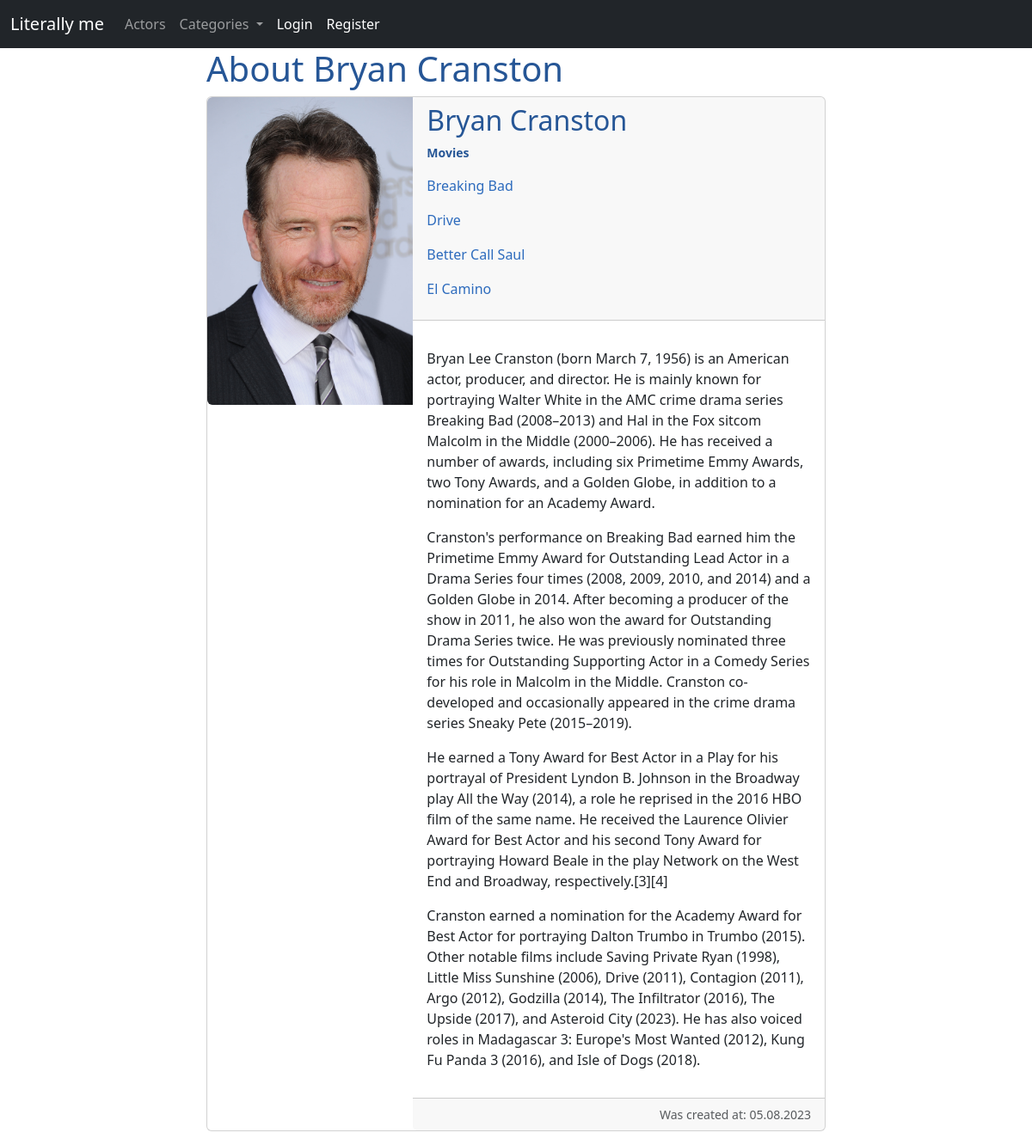
Page /actor/bryan-cranston/ on the committed database.
### mainapp/models.py (models this page shows, shortened)
class Actor(models.Model):
    name = models.CharField(max_length=100)
    bio = models.TextField(blank=True)
    photo = models.ImageField(upload_to='actor_photos')
    create_time = models.DateTimeField(auto_now_add=True)
    slug = models.SlugField(max_length=255, unique=True, db_index=True)
    class Meta:
        verbose_name = 'Actors (they are literally me)'
        verbose_name_plural = 'Actors (they are literally me)'

class Movie(models.Model):
    title = models.CharField(max_length=100)
    plot = models.TextField(blank=True)
    release_date = models.DateField(default=datetime.date.today, null=True)
    poster = models.ImageField(upload_to='movie_posters')
    trailer = models.FileField(upload_to='movie_trailers', blank=True)
    create_time = models.DateTimeField(auto_now_add=True)
    actors = models.ManyToManyField(Actor, related_name='movies') # related_name is for finding each actors movies (actor.movies)
    category = models.ForeignKey(Category, on_delete=models.PROTECT, related_name='movies')
    rating = models.IntegerField(default=1, blank=True)
    slug = models.SlugField(max_length=255, unique=True, db_index=True)
    def get_absolute_url(self):
        return reverse('about_movie', kwargs={'movie_slug': self.slug})
    class Meta:
        verbose_name = 'Movies (literally me)'
        verbose_name_plural = 'Movies (literally me)'

### mainapp/views.py (the view)
# urls.py: path('actor/<slug:actor_slug>/', AboutActorView.as_view(), name='about_actor'),
class AboutActorView(DataMixin, DetailView):
    model = Actor
    template_name = 'mainapp/actor/about_actor.html'
    context_object_name = 'actor'
    slug_url_kwarg = 'actor_slug'  # changing default slug name to what we need
    def get_context_data(self, **kwargs):
        context = super().get_context_data(**kwargs)
        mixin_context = self.get_user_context(title='About ' + str(context['actor'].name))
        return dict(list(context.items()) + list(mixin_context.items()))

### mainapp/models.py (called while the page is built)
    def get_absolute_url(self):
        return reverse('category', kwargs={'category_slug': self.slug})

### mainapp/utils.py (called while the page is built)
    @classmethod
    def get_categories(cls):
        return Category.objects.annotate(movies_count=Count('movies'))  # creating new column called movies_count

    def get_user_context(self, **kwargs):
        categories = self.get_categories()
        user_menu = menu.copy()
        if not self.request.user.is_authenticated or not self.request.user.is_superuser:
            user_menu = [user_menu[0]]
        context = kwargs
        context['menu'] = user_menu
        context['categories'] = categories
        return context

### mainapp/templates/mainapp/actor/about_actor.html (shortened to what this page needs)
{% extends 'mainapp/base.html' %}
{% block content %}
    <h1 class="actor-bold">{{ title }}</h1>
    <div class="card mb-3">
        <div class="row g-0">
            <div class="col-md-4">
                {% if actor.photo %}
                    <img class="img-fluid rounded-start" src="{{ actor.photo.url }}">
                {% endif %}
            </div>
            <div class="col-md-8">
                <div class="card-header">
                    <h2 class="card-title actor-bold">{{ actor.name }}</h2>
                    <p class="card-text"><small class="text-body-secondary"><b class="actor-movies actor-bold">Movies</b></small></p>
                    {% for movie in actor.movies.all %}
                        <p><a class="actor-link" href="{{ movie.get_absolute_url }}">{{ movie.title }}</a></p>
                    {% endfor %}
                </div>
                <div class="card-body">
                    <p class="card-text">{{ actor.bio|linebreaks }}</p>
                </div>
                <div class="card-footer text-end">
                    <small class="text-body-secondary">Was created at: {{ actor.create_time|date:"d.m.Y" }}</small>
                </div>
            </div>
        </div>
    </div>
{% endblock %}

### mainapp/static/mainapp/css/style.css (style rules this page uses)
.actor-link { text-decoration: none; color: rgb(45, 107, 189); }
.actor-bold { color: rgb(38, 86, 150); }

### rows in the picture
Actor: photo (picture), name "Bryan Cranston", bio "Bryan Lee Cranston (born March 7, 1956) is an American actor, producer, and director. He is mainly known for portraying Walter White in the AMC crime drama series Breaking Bad (2008–2013) and Hal in the Fox sitcom Malcolm in the Middle (2000–2006). He has received a number of awards, including six Primetime Emmy Awards, two Tony Awards, and a Golden Globe, in addition to a nomination for an Academy Award. Cranston's performance on Breaking Bad earned him the Primetime Emmy Award for Outstanding Lead Actor in a Drama Series four times (2008, 2009, 2010, and 2014) and a Golden Globe in 2014. After becoming a producer of the show in 2011, he also won the award for Outstanding Drama Series…", create_time "05.08.2023"
Movie: title "Breaking Bad"
Movie: title "Drive"
Movie: title "Better Call Saul"
Movie: title "El Camino"

### other values in the picture
{{ item.title }} "Actors"
{{ title }} "About Bryan Cranston"
